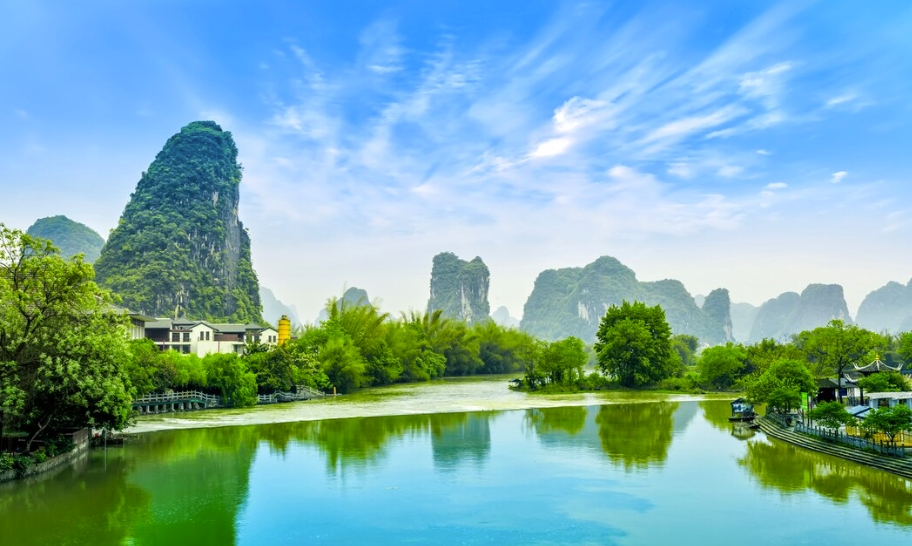
#> input picture images/scene2.jpg, 912 x 546 px
$ python IMP_2_3.py
#> lines starting #> are read from the running program, lines starting #| are printed output that depends on the picture
# 컬러영상을 읽고 r, g, b 채널을 분리해 본다.

import cv2
import numpy as np

img = cv2.imread('images/scene2.jpg', cv2.IMREAD_COLOR)
#> img is the input picture: shape (546, 912, 3); mean B, G, R 173.8, 171.5, 123.6
cv2.imshow('Image Processing', img)

# b, g, r = cv2.split(img)
# img = cv2.merge(b, g, r)
# split() 함수보다 numpy indexing이 빠르다.
b = img[:, :, 0]
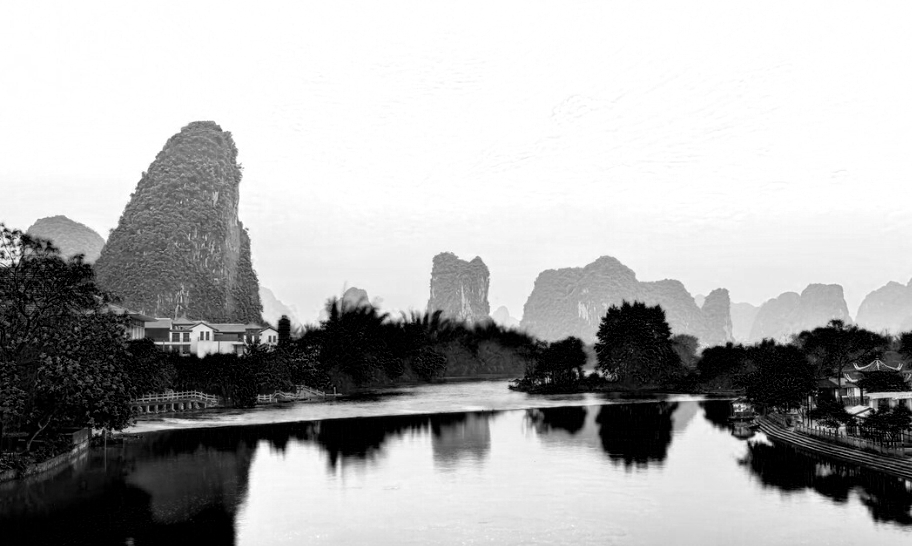
#> b: shape (546, 912); min 0, max 255, mean 173.8
g = img[:, :, 1]
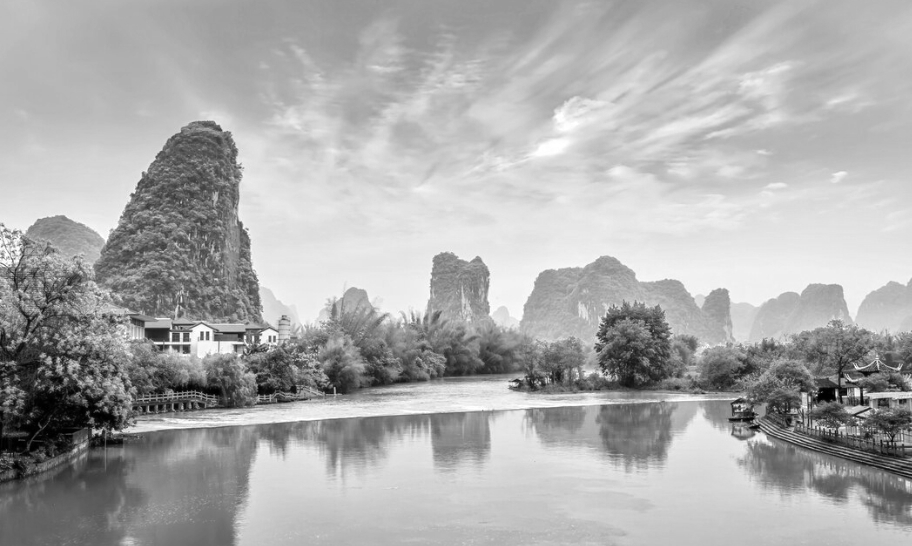
#> g: shape (546, 912); min 0, max 255, mean 171.5
r = img[:, :, 2]
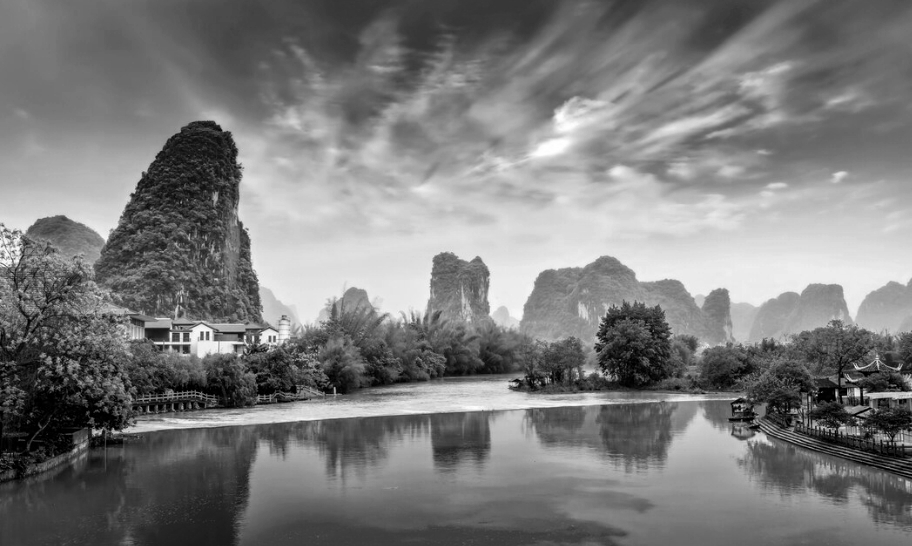
#> r: shape (546, 912); min 0, max 255, mean 123.6

cv2.imshow('Blue', b)
cv2.imshow('Green', g)
cv2.imshow('Red', r)

cv2.waitKey(0)
cv2.destroyAllWindows()
